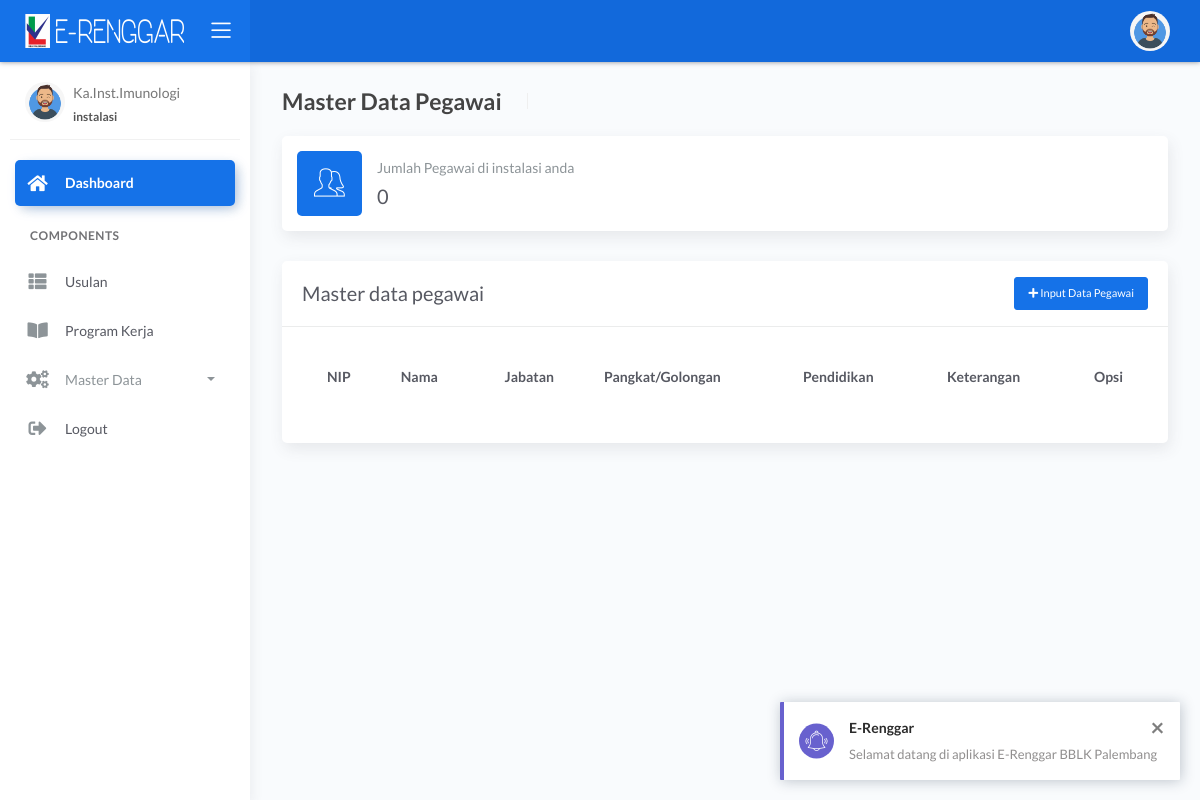
Before: /instalasi/master_pegawai.php (signed in) with the older database file.
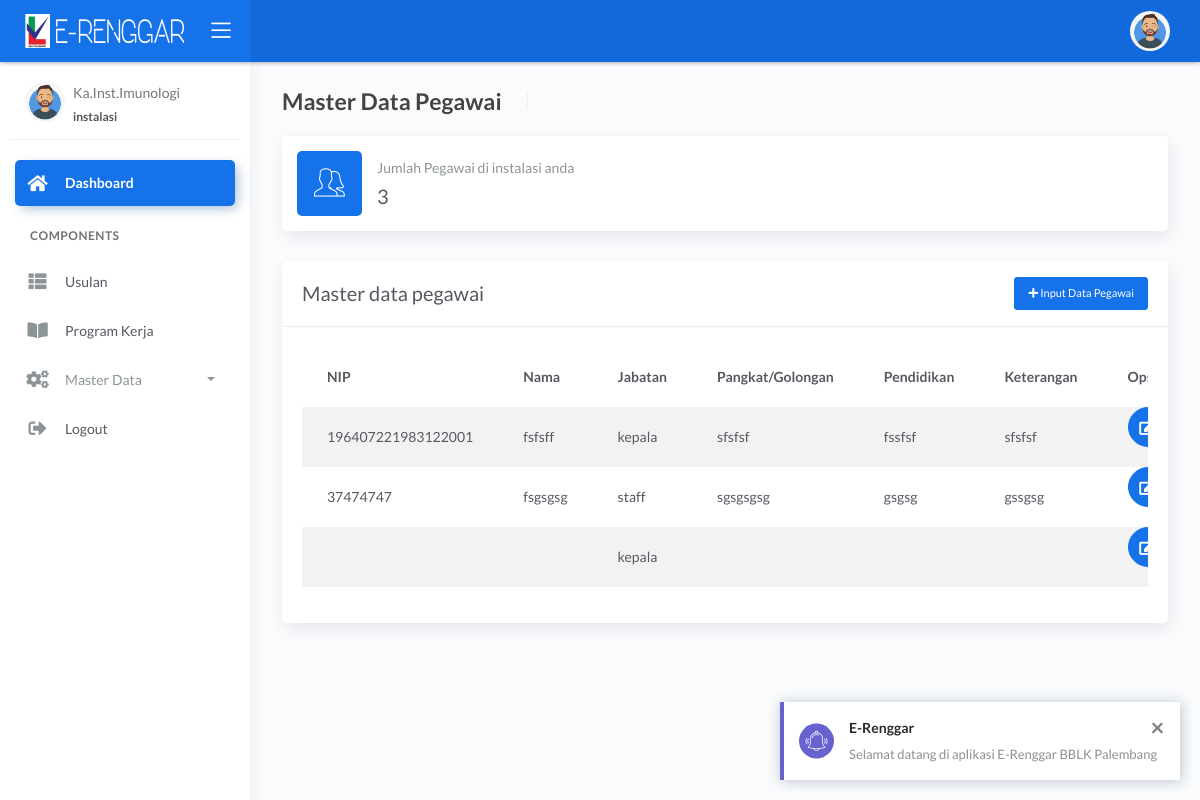
After: the same page with the newer database file.
### tables this page shows
CREATE TABLE `pegawai` (
  `id_pegawai` int(11) NOT NULL,
  `nip` varchar(255) NOT NULL,
  `nama` varchar(255) NOT NULL,
  `jabatan` varchar(255) NOT NULL,
  `pangkat_golongan` varchar(100) DEFAULT NULL,
  `pendidikan` varchar(255) NOT NULL,
  `keterangan` text NOT NULL,
  `id_user` int(11) NOT NULL
);

### instalasi/master_pegawai.php (the view, shortened to what this page needs)
<?php include 'header.php';
$pegawai=mysqli_query($koneksi,"SELECT * FROM pegawai WHERE id_user = '".$_SESSION['id_user']."'")or die(mysql_error());
?>
<div class="main-panel">
	<div class="content">
		<div class="page-inner">
			<div class="page-header">
				<h4 class="page-title">Master Data Pegawai</h4>
				<ul class="breadcrumbs">
				</ul>
			</div>
			<div class="row">
				<div class="col-sm-12 col-md-12">
					<div class="card card-stats card-round">
						<div class="card-body ">
							<div class="row align-items-center">
								<div class="col-icon">
									<div class="icon-big text-center icon-primary bubble-shadow-small">
										<i class="flaticon-users"></i>
									</div>
								</div>
								<div class="col col-stats ml-3 ml-sm-0">
									<div class="numbers">
										<p class="card-category">Jumlah Pegawai di instalasi anda</p>
										<h4 class="card-title"><?= mysqli_num_rows($pegawai); ?></h4>
									</div>
								</div>
							</div>
						</div>
					</div>
				</div>
			</div>
			<div class="row">
				<div class="col-12">
					<div class="card">
						<div class="card-header">
							<h4 class="card-title">Master data pegawai <button type="button" class="btn btn-sm btn-primary" data-toggle="modal" data-target="#exampleModal" style="float: right;">
								<span class="fas fa-plus"></span> Input Data Pegawai</button></h4>
							</div>
							<div class="card-body">
								<div class="table-responsive">
									<table id="multi-filter-select" class="display table table-striped table-hover" >
										<thead>
											<tr>
												<th width="10px">NIP</th>
												<th>Nama</th>
												<th style="width: 5px;">Jabatan</th>
												<th>Pangkat/Golongan</th>
												<th>Pendidikan</th>
												<th>Keterangan</th>
												<th width="50px">Opsi</th>
											</tr>
										</thead>
										<tbody>
											<?php
											$index = 0;
											while($d=mysqli_fetch_array($pegawai)){ ?>
												<tr>
													<td><?= $d["nip"]; ?></td>
													<td><?= $d["nama"]; ?></td>
													<td><?= $d["jabatan"]; ?></td>
													<td><?= $d["pangkat_golongan"]; ?></td>
													<td><?= $d["pendidikan"]; ?></td>
													<td><?= $d["keterangan"]; ?></td>
													<td style="display: inline-flex;">
														<button type="button"  class="btn btn-icon btn-round btn-primary">
															<i class="fa fa-edit"></i>
														</button>&nbsp;
													</td>
												</tr>
												<?php $index++; } ?>
											</tbody>
										</table>
									</div>
								</div>
							</div>
						</div>
					</div>
					<div class="row">
						<div class="col-12">
						</div>
					</div>
				</div>
			</div>
		</div>
		<?php include 'footer.php';?>

Changed rows visible on the page:
added pegawai: nip "196407221983122001", nama "fsfsff", jabatan "kepala", pangkat_golongan "sfsfsf", pendidikan "fssfsf", keterangan "sfsfsf"
added pegawai: nip "37474747", nama "fsgsgsg", jabatan "staff", pangkat_golongan "sgsgsgsg", pendidikan "gsgsg", keterangan "gssgsg"
added pegawai: jabatan "kepala"
Other visible differences:
mysqli_num_rows($pegawai): "0" → "3"
